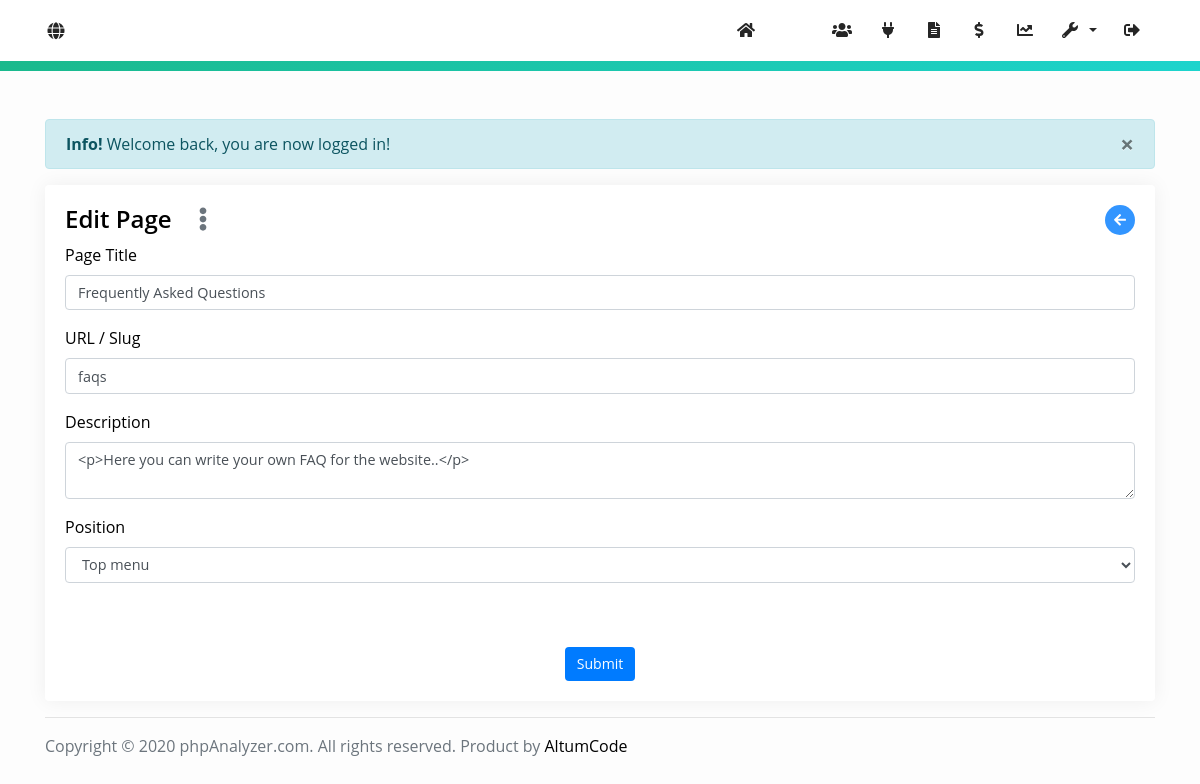
Page /admin/page-edit/2 (signed in) on the committed database.
### tables this page shows
CREATE TABLE `pages` (
    `page_id` int(11) NOT NULL AUTO_INCREMENT,
    `title` varchar(32) NOT NULL,
    `url` varchar(128) NOT NULL,
    `description` mediumtext NOT NULL,
    `position` int(11) NOT NULL,
    PRIMARY KEY (`page_id`)
);

CREATE TABLE `settings` (
    `id` int(11) NOT NULL,
    `title` varchar(64) NOT NULL,
    `logo` varchar(40) DEFAULT '',
    `favicon` varchar(40) DEFAULT '',
    `time_zone` varchar(32) NOT NULL DEFAULT 'America/New_York',
    `meta_description` varchar(1024) NOT NULL,
    `meta_keywords` varchar(512) DEFAULT NULL,
    `analytics_code` varchar(32) NOT NULL,
    `email_confirmation` int(11) NOT NULL DEFAULT '0',
    `recaptcha` int(11) NOT NULL DEFAULT '1',
    `public_key` varchar(64) NOT NULL,
    `private_key` varchar(64) NOT NULL,
    `facebook_login` int(11) NOT NULL,
    `facebook_app_id` varchar(64) NOT NULL,
    `facebook_app_secret` varchar(64) NOT NULL,
    `smtp_host` varchar(128) NOT NULL,
    `smtp_port` int(11) NOT NULL,
    `smtp_encryption` varchar(16) DEFAULT '0',
    `smtp_auth` int(11) DEFAULT '0',
    `smtp_user` varchar(128) NOT NULL,
    `smtp_pass` varchar(128) NOT NULL,
    `smtp_from` varchar(128) NOT NULL,
    `facebook` varchar(64) NOT NULL,
    `twitter` varchar(64) NOT NULL,
    `youtube` varchar(128) DEFAULT NULL,
    `instagram` varchar(64) DEFAULT NULL,
    `store_currency` varchar(12) NOT NULL DEFAULT 'USD',
    `store_paypal_client_id` varchar(256) NOT NULL DEFAULT '',
    `store_paypal_secret` varchar(256) NOT NULL DEFAULT '',
    `store_paypal_mode` enum('sandbox','live') DEFAULT 'live',
    `store_stripe_publishable_key` varchar(64) DEFAULT '',
    `store_stripe_secret_key` varchar(64) DEFAULT '',
    `store_stripe_webhook_secret` varchar(64) DEFAULT '',
    `store_unlock_report_price` float DEFAULT '1',
    `store_unlock_report_time` int(11) DEFAULT '0',
    `store_no_ads_price` float NOT NULL DEFAULT '5',
    `store_user_default_points` int(11) DEFAULT '0',
    `report_ad` varchar(2560) NOT NULL DEFAULT '',
    `index_ad` varchar(2560) NOT NULL DEFAULT '',
    `account_sidebar_ad` varchar(2560) DEFAULT NULL,
    `instagram_check_interval` int(11) DEFAULT '1',
    `instagram_minimum_followers` int(11) DEFAULT '5',
    `instagram_calculator_media_count` int(11) DEFAULT '10',
    `cron_queries` int(11) DEFAULT '1',
    `cron_mode` enum('ACTIVE','ALL') DEFAULT 'ACTIVE',
    `cron_auto_add_missing_logs` int(11) DEFAULT '0',
    `instagram_login` int(11) DEFAULT '0',
    `instagram_client_id` varchar(64) DEFAULT NULL,
    `instagram_client_secret` varchar(64) DEFAULT NULL,
    `activation_email_template` longtext,
    `lost_password_email_template` longtext,
    `credentials_email_template` longtext,
    `admin_email_notification_emails` mediumtext,
    `admin_new_user_email_notification` int(11) DEFAULT '0',
    `admin_new_payment_email_notification` int(11) DEFAULT '0',
    `directory` enum('ALL','LOGGED_IN','DISABLED') DEFAULT NULL,
    `directory_pagination` int(11) DEFAULT '10',
    `proxy` int(11) DEFAULT '0',
    `proxy_exclusive` int(11) DEFAULT '0',
    `proxy_timeout` int(11) DEFAULT '15',
    `proxy_failed_requests_pause` int(11) DEFAULT '3',
    `proxy_pause_duration` int(11) DEFAULT '1440',
    `email_reports` int(11) DEFAULT '0',
    `email_reports_default` int(11) DEFAULT '0',
    `email_reports_frequency` enum('DAILY','WEEKLY','MONTHLY') DEFAULT 'WEEKLY',
    `email_reports_favorites` int(11) DEFAULT '0',
    `default_language` varchar(16) DEFAULT 'english',
    `facebook_check_interval` int(11) DEFAULT '24',
    `facebook_minimum_likes` int(11) DEFAULT '1000',
    `youtube_api_key` varchar(64) DEFAULT NULL,
    `youtube_check_interval` int(11) DEFAULT '24',
    `youtube_minimum_subscribers` int(11) DEFAULT '100',
    `youtube_check_videos` int(11) DEFAULT '10',
    `twitter_consumer_key` varchar(64) DEFAULT NULL,
    `twitter_secret_key` varchar(64) DEFAULT NULL,
    `twitter_oauth_token` varchar(64) DEFAULT NULL,
    `twitter_oauth_token_secret` varchar(64) DEFAULT NULL,
    `twitter_check_interval` int(11) DEFAULT '24',
    `twitter_minimum_followers` int(11) DEFAULT '100',
    `twitter_check_tweets` int(11) DEFAULT '15',
    PRIMARY KEY (`id`)
);

### index.php (called while the page is built, shortened)
<?php
require 'core/base.php';

### core/functions/language.php (called while the page is built, shortened)
<?php
$path = ROOT . 'languages/';
$lang = $settings->default_language;
$language = json_decode(file_get_contents($path . $lang . '.json'));

### core/init.php (called while the page is built, shortened)
<?php
require_once 'classes/Database.php';
require_once 'classes/User.php';
require_once 'config/config.php';
require_once 'database/connect.php';
require_once 'functions/general.php';
$settings 				= get_settings();
require_once 'functions/language.php';
require_once 'includes/router.php';

### core/config/config.php (called while the page is built)
<?php
$config = [
    'database_host'        => 'localhost',
    'database_username'    => 'root',
    'database_password'    => '',
    'database_name'        => 'product',
    'url'                  => 'http://localhost/product/'
];

### core/includes/router.php (called while the page is built, shortened)
<?php
$url = parse_url_parameters();
if(isset($url[0])) {
    if($url[0] == 'admin') {
        unset($url[0]);
    }
}
unset($url[key($url)]);
$parameters = $url ? array_values($url) : [];

### controllers/admin/page_edit.php (called while the page is built, shortened)
<?php
$page_id = (isset($parameters[0])) ? (int) $parameters[0] : false;
if(!$page = Database::get('*', 'pages', ['page_id' => $page_id])) {
    $_SESSION['error'][] = $language->admin_page_edit->error_message->invalid_page;
    User::get_back('admin/pages-management');
}

### core/classes/Database.php (called while the page is built, shortened)
<?php
class Database {
    public static $database;
    public static function get($what = [], $from, $conditions = [], $order = false, $clean = true) {
        $what = ($what == '*') ? '*' : '`' . implode('`, `', $what) . '`';
        $from = '`' . $from . '`';
        $where = [];
        foreach($conditions as $key => $value) {
            $value = ($clean) ? self::clean_string($value) : $value;
            $where[] = '`' . $key . '` = \'' . $value . '\'';
        }
        $where = implode(' AND ', $where);
        $order_by = ($order) ? 'ORDER BY ' . $order : null;
        $result = self::$database->query("SELECT {$what} FROM {$from} WHERE {$where} {$order_by}");
        return ($result->num_rows) ? $result->fetch_object() : false;
    }
    public static function clean_string($data) {
        return self::$database->escape_string(filter_var($data, FILTER_SANITIZE_STRING));
    }
}

### views/admin/page_edit.php (the view, shortened to what this page needs)
<div class="card card-shadow">
    <div class="card-body">
        <h4 class="d-flex justify-content-between">
            <div class="d-flex">
                <span class="mr-3"><?= $language->admin_page_edit->header ?></span>
                <?= User::admin_generate_buttons('page', $page_id) ?>
            </div>
            <div><?= User::generate_go_back_button('admin/pages-management') ?></div>
        </h4>
        <form action="" method="post" role="form">
            <div class="form-group">
                <label><?= $language->admin_page_edit->input->title ?></label>
                <input type="text" name="title" class="form-control" value="<?= $page->title ?>" />
            </div>
            <div class="form-group">
                <label><?= $language->admin_page_edit->input->url ?></label>
                <input type="text" name="url" class="form-control" value="<?= $page->url ?>" />
            </div>
            <div class="form-group">
                <label><?= $language->admin_page_edit->input->description ?></label>
                <textarea id="description" name="description" class="form-control"><?= $page->description ?></textarea>
            </div>
            <div class="form-group">
                <label><?= $language->admin_page_edit->input->position ?></label>
                <select class="form-control" name="position">
                    <option value="1" <?php if($page->position == '1') echo 'selected="true"' ?>><?= $language->admin_page_edit->input->position_top ?></option>
                </select>
            </div>
            <div class="text-center">
                <button type="submit" name="submit" class="btn btn-primary mt-5"><?= $language->global->submit_button ?></button>
            </div>
        </form>
    </div>
</div>

### views/admin/shared_includes/footer.php (shortened to what this page needs)
<hr />
<div class="mb-5">
    <span class="text-muted"><?= 'Copyright &copy; ' . date('Y') . ' ' . $settings->title . '. All rights reserved. Product by <a href="https://altumcode.io/">AltumCode</a>' ?></span>
</div>
</div>

### assets/css/custom.css (style rules this page uses)
:root { --primary-color: #02A9F4; --primary-color-hover: #0298e1; }
body { background: #fdfdfd; font-family: 'Open Sans', sans-serif; color: black; }
a { color: black; transition: color .3s ease-in-out; }
.h1, .h2, .h3, .h4, .h5, .h6, h1, h2, h3, h4, h5, h6 { font-weight: 600; }
.form-control { font-size: .9rem; }
.btn { font-size: .88rem; padding-top: .4rem; padding-bottom: .4rem; border: 0; transition: opacity 0.3s; }
.card-shadow { box-shadow: 0px 0px 20px #00000010; border: 0; }

### rows in the picture
pages: title "Frequently Asked Questions", url "faqs", description "<p>Here you can write your own FAQ for the website..</p>", position "Top menu"
settings: title "phpAnalyzer.com"

### other values in the picture
$language->global->message_type->$type "Info!"
$message "Welcome back, you are now logged in!"
$language->admin_page_edit->header "Edit Page"
$language->admin_page_edit->input->title "Page Title"
$language->admin_page_edit->input->url "URL / Slug"
$language->admin_page_edit->input->description "Description"
$language->admin_page_edit->input->position "Position"
$language->global->submit_button "Submit"
